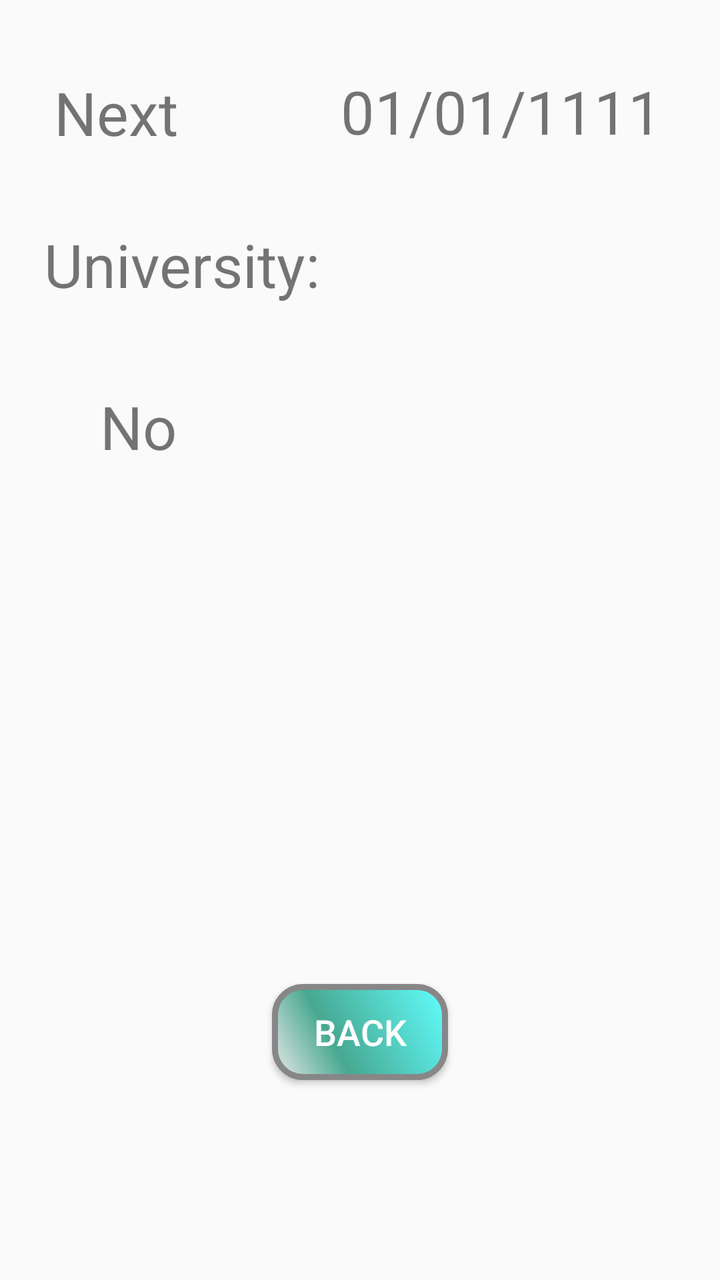
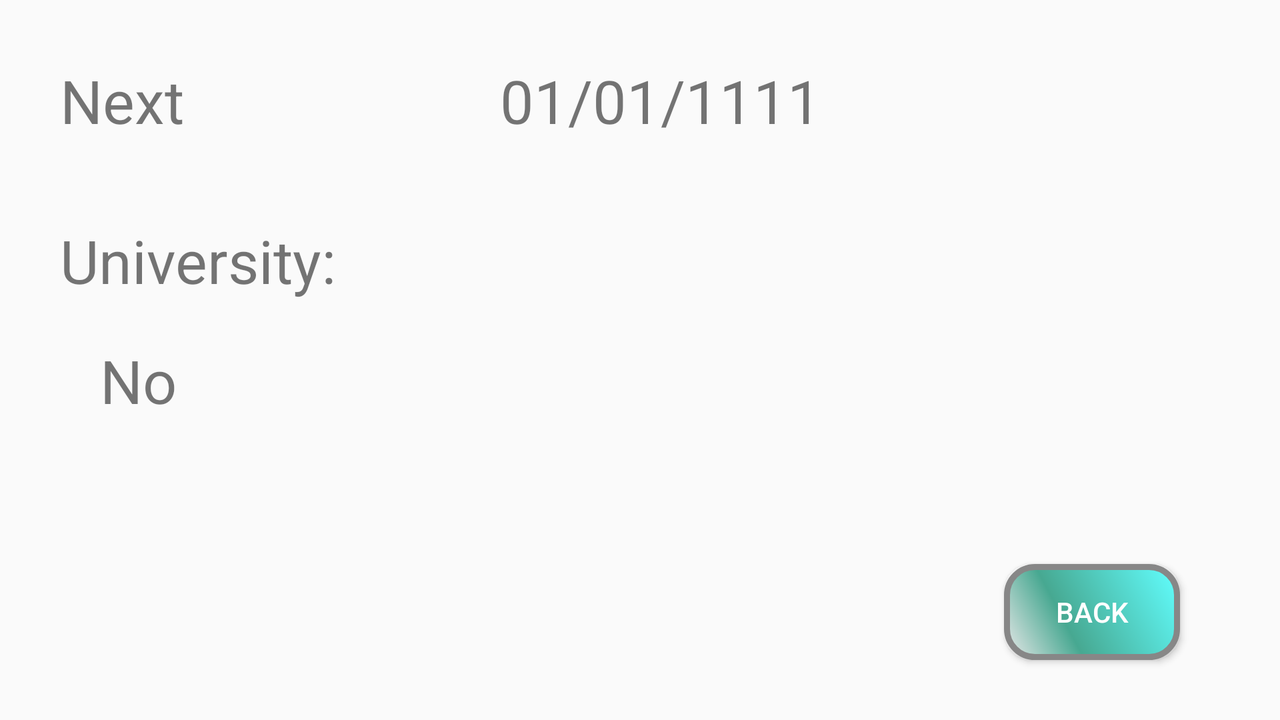

The same Android screen from two of the app's own layout files: first res/layout/ as a phone draws it, then the author's variant for another configuration, drawn on a device whose configuration selects that folder. Both files follow.
<!-- AndroidManifest.xml: application theme AppTheme -->
<!-- res/layout/activity_applicant_messages.xml -->
<?xml version="1.0" encoding="utf-8"?>
<RelativeLayout
    xmlns:android="http://schemas.android.com/apk/res/android" android:layout_width="match_parent"
    android:layout_height="match_parent">

    <TextView
        android:id="@+id/tvDateView"
        android:layout_width="wrap_content"
        android:layout_height="wrap_content"
        android:layout_alignParentStart="true"
        android:layout_alignParentTop="true"
        android:layout_marginStart="27dp"
        android:layout_marginTop="36dp"
        android:text="Next "
        android:textSize="30sp" />

    <TextView
        android:id="@+id/tvUniversityView"
        android:layout_width="wrap_content"
        android:layout_height="wrap_content"
        android:layout_alignParentStart="true"
        android:layout_alignParentTop="true"
        android:layout_marginStart="22dp"
        android:layout_marginTop="112dp"
        android:text="University:"
        android:textSize="30sp" />

    <TextView
        android:id="@+id/tvDate"
        android:layout_width="wrap_content"
        android:layout_height="wrap_content"
        android:layout_alignTop="@+id/tvDateView"
        android:layout_alignParentEnd="true"
        android:layout_marginTop="-1dp"
        android:layout_marginEnd="29dp"
        android:text="01/01/1111"
        android:textSize="30sp" />

    <TextView
        android:id="@+id/tvUniversityName"
        android:layout_width="290dp"
        android:layout_height="wrap_content"
        android:layout_alignTop="@+id/tvUniversityView"
        android:layout_alignParentEnd="true"
        android:layout_marginTop="81dp"
        android:layout_marginEnd="50dp"
        android:layout_marginStart="50dp"
        android:text="No"
        android:textSize="30sp" />

    <Button
        android:id="@+id/btnBack"
        android:layout_width="wrap_content"
        android:layout_height="wrap_content"
        android:background="@drawable/button_style"
        android:textColor="#ffffff"
        android:layout_alignParentBottom="true"
        android:layout_centerHorizontal="true"
        android:layout_marginBottom="100dp"
        android:text="@string/back"
        android:textAlignment="center"
        android:textSize="18sp" />

</RelativeLayout>
<!-- resources referenced by this layout -->
<resources>
  <!-- drawable button_style (drawable) -->
  <?xml version="1.0" encoding="utf-8"?>
  <shape xmlns:android="http://schemas.android.com/apk/res/android" android:shape="rectangle">
      <corners android:radius="14dp" />
      <gradient
          android:angle="45"
          android:centerX="35%"
          android:centerColor="#47A891"
          android:startColor="#E8E8E8"
          android:endColor="#61FFFF"
          android:type="linear"
          />
      <padding
          android:left="0dp"
          android:top="0dp"
          android:right="0dp"
          android:bottom="0dp"
          />
      <stroke
          android:width="3dp"
          android:color="#878787"
          />
  </shape>
  <string name="back">BACK</string>
  <style name="AppTheme" parent="Theme.AppCompat.Light.DarkActionBar">
          
          <item name="colorPrimary">@color/colorPrimary</item>
          <item name="colorPrimaryDark">@color/colorPrimaryDark</item>
          <item name="colorAccent">@color/colorAccent</item>
      </style>
</resources>
<!-- res/layout-land/activity_applicant_messages.xml (the author's variant of the layout above) -->
<!-- drawn on the phone turned sideways -->
<?xml version="1.0" encoding="utf-8"?>
<RelativeLayout
    xmlns:android="http://schemas.android.com/apk/res/android" android:layout_width="match_parent"
    android:layout_height="match_parent">

    <TextView
        android:id="@+id/tvDateView"
        android:layout_width="wrap_content"
        android:layout_height="wrap_content"
        android:layout_alignParentStart="true"
        android:layout_alignParentTop="true"
        android:layout_marginStart="30dp"
        android:layout_marginTop="30dp"
        android:text="Next "
        android:textSize="30sp" />

    <TextView
        android:id="@+id/tvUniversityView"
        android:layout_width="wrap_content"
        android:layout_height="wrap_content"
        android:layout_alignParentStart="true"
        android:layout_alignParentTop="true"
        android:layout_marginStart="30dp"
        android:layout_marginTop="110dp"
        android:text="University:"
        android:textSize="30sp" />

    <TextView
        android:id="@+id/tvDate"
        android:layout_width="wrap_content"
        android:layout_height="wrap_content"
        android:layout_marginTop="30dp"
        android:layout_marginStart="250dp"
        android:text="01/01/1111"
        android:textSize="30sp" />

    <TextView
        android:id="@+id/tvUniversityName"
        android:layout_width="300dp"
        android:layout_height="wrap_content"
        android:layout_marginStart="50dp"
        android:layout_marginTop="170dp"
        android:layout_marginEnd="50dp"
        android:text="No"
        android:textSize="30sp" />

    <Button
        android:id="@+id/btnBack"
        android:layout_width="wrap_content"
        android:layout_height="wrap_content"
        android:layout_alignParentEnd="true"
        android:layout_alignParentBottom="true"
        android:layout_marginEnd="50dp"
        android:layout_marginBottom="30dp"
        android:background="@drawable/button_style"
        android:text="@string/back"
        android:textColor="#ffffff" />

</RelativeLayout>
